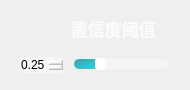
                  <widget class="QFrame" name="Conf_QF">
                   <property name="minimumSize">
                    <size>
                     <width>190</width>
                     <height>90</height>
                    </size>
                   </property>
                   <property name="maximumSize">
                    <size>
                     <width>190</width>
                     <height>90</height>
                    </size>
                   </property>
                   <property name="styleSheet">
                    <string notr="true">QFrame#Conf_QF{
border:2px solid rgba(255, 255, 255, 70);
border-radius:15px;
}</string>
                   </property>
                   <layout class="QVBoxLayout" name="verticalLayout_18">
                    <item>
                     <widget class="QPushButton" name="ToggleBotton_3">
                      <property name="sizePolicy">
                       <sizepolicy hsizetype="Expanding" vsizetype="Fixed">
                        <horstretch>0</horstretch>
                        <verstretch>0</verstretch>
                       </sizepolicy>
                      </property>
                      <property name="minimumSize">
                       <size>
                        <width>0</width>
                        <height>30</height>
                       </size>
                      </property>
                      <property name="maximumSize">
                       <size>
                        <width>16777215</width>
                        <height>30</height>
                       </size>
                      </property>
                      <property name="font">
                       <font>
                        <family>Nirmala UI</family>
                        <pointsize>13</pointsize>
                        <italic>false</italic>
                        <bold>true</bold>
                       </font>
                      </property>
                      <property name="cursor">
                       <cursorShape>ArrowCursor</cursorShape>
                      </property>
                      <property name="mouseTracking">
                       <bool>true</bool>
                      </property>
                      <property name="focusPolicy">
                       <enum>Qt::StrongFocus</enum>
                      </property>
                      <property name="contextMenuPolicy">
                       <enum>Qt::DefaultContextMenu</enum>
                      </property>
                      <property name="layoutDirection">
                       <enum>Qt::LeftToRight</enum>
                      </property>
                      <property name="autoFillBackground">
                       <bool>false</bool>
                      </property>
                      <property name="styleSheet">
                       <string notr="true">QPushButton{
background-image: url(:/all/img/conf.png);
background-repeat: no-repeat;
background-position: left center;
border: none;
border-left: 20px solid transparent;

text-align: left;
padding-left: 40px;
padding-bottom: 4px;
color: rgba(255, 255, 255, 199);
font: 700 13pt &quot;Nirmala UI&quot;;
}</string>
                      </property>
                      <property name="text">
                       <string>置信度阈值</string>
                      </property>
                      <property name="icon">
                       <iconset theme="zoom-out">
                        <normaloff>.</normaloff>.</iconset>
                      </property>
                      <property name="autoDefault">
                       <bool>false</bool>
                      </property>
                      <property name="default">
                       <bool>false</bool>
                      </property>
                      <property name="flat">
                       <bool>false</bool>
                      </property>
                     </widget>
                    </item>
                    <item>
                     <widget class="QFrame" name="frame">
                      <property name="sizePolicy">
                       <sizepolicy hsizetype="Preferred" vsizetype="Preferred">
                        <horstretch>0</horstretch>
                        <verstretch>0</verstretch>
                       </sizepolicy>
                      </property>
                      <property name="minimumSize">
                       <size>
                        <width>0</width>
                        <height>20</height>
                       </size>
                      </property>
                      <property name="maximumSize">
                       <size>
                        <width>16777215</width>
                        <height>20</height>
                       </size>
                      </property>
                      <layout class="QHBoxLayout" name="horizontalLayout_11">
                       <property name="spacing">
                        <number>10</number>
                       </property>
                       <property name="leftMargin">
                        <number>8</number>
                       </property>
                       <property name="topMargin">
                        <number>0</number>
                       </property>
                       <property name="rightMargin">
                        <number>10</number>
                       </property>
                       <property name="bottomMargin">
                        <number>0</number>
                       </property>
                       <item>
                        <widget class="QDoubleSpinBox" name="conf_spinbox">
                         <property name="cursor">
                          <cursorShape>PointingHandCursor</cursorShape>
                         </property>
                         <property name="styleSheet">
                          <string notr="true">QDoubleSpinBox {
border: 0px solid lightgray;
border-radius: 2px;
background-color: rgba(255,255,255,90);
font: 600 9pt &quot;Segoe UI&quot;;
}
        
QDoubleSpinBox::up-button {
width: 10px;
height: 9px;
margin: 0px 3px 0px 0px;
border-image: url(:/all/img/box_up.png);
}
QDoubleSpinBox::up-button:pressed {
margin-top: 1px;
}
            
QDoubleSpinBox::down-button {
width: 10px;
height: 9px;
margin: 0px 3px 0px 0px;
border-image: url(:/all/img/box_down.png);
}
QDoubleSpinBox::down-button:pressed {
margin-bottom: 1px;
}</string>
                         </property>
                         <property name="minimum">
                          <double>0.010000000000000</double>
                         </property>
                         <property name="maximum">
                          <double>1.000000000000000</double>
                         </property>
                         <property name="singleStep">
                          <double>0.050000000000000</double>
                         </property>
                         <property name="value">
                          <double>0.250000000000000</double>
                         </property>
                        </widget>
                       </item>
                       <item>
                        <widget class="QSlider" name="conf_slider">
                         <property name="cursor">
                          <cursorShape>PointingHandCursor</cursorShape>
                         </property>
                         <property name="styleSheet">
                          <string notr="true">QSlider::groove:horizontal {
border: none;
height: 10px;
background-color: rgba(255,255,255,90);
border-radius: 5px;
}

QSlider::handle:horizontal {
width: 10px;
margin: -1px 0px -1px 0px;
border-radius: 3px;
background-color: white;
}

QSlider::sub-page:horizontal {
background-color: qlineargradient(x1:0, y1:0, x2:1, y2:1, stop:0 #59969b, stop:1 #04e7fa);
border-radius: 5px;
}</string>
                         </property>
                         <property name="minimum">
                          <number>1</number>
                         </property>
                         <property name="maximum">
                          <number>100</number>
                         </property>
                         <property name="value">
                          <number>25</number>
                         </property>
                         <property name="orientation">
                          <enum>Qt::Horizontal</enum>
                         </property>
                        </widget>
                       </item>
                      </layout>
                     </widget>
                    </item>
                   </layout>
                  </widget>
